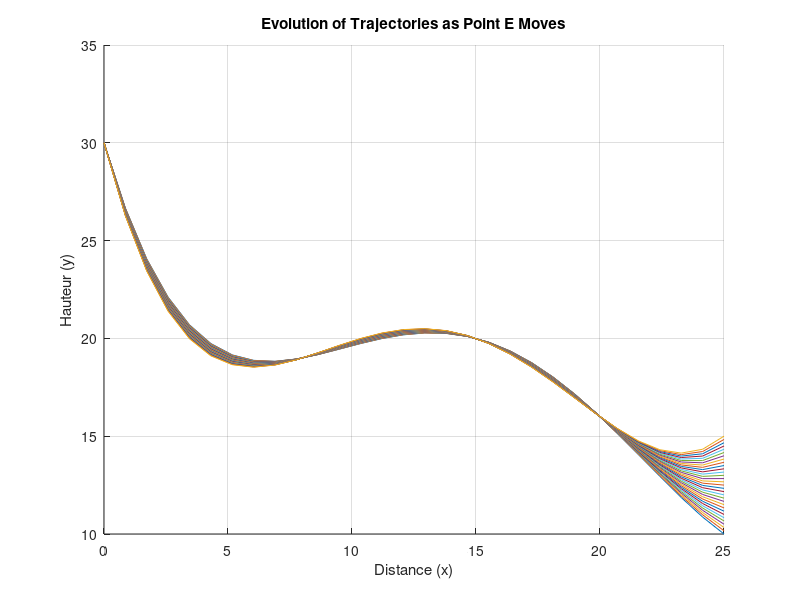
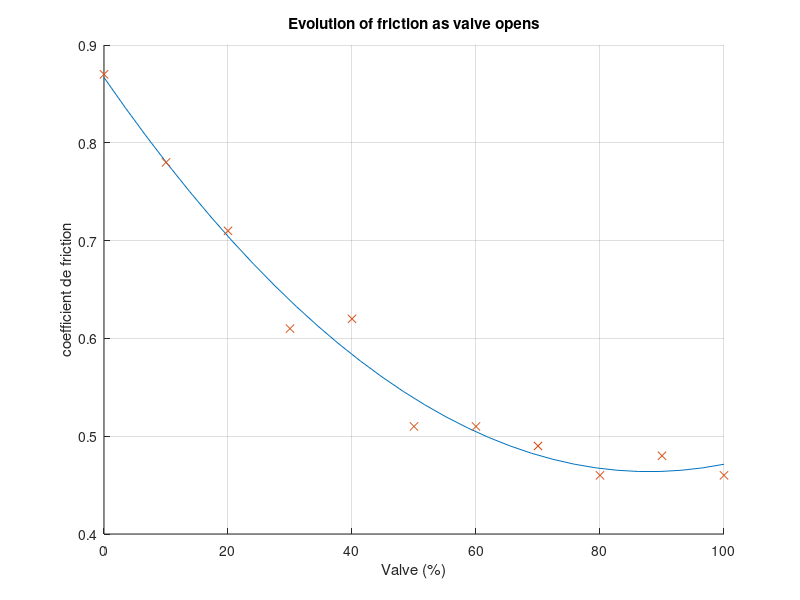
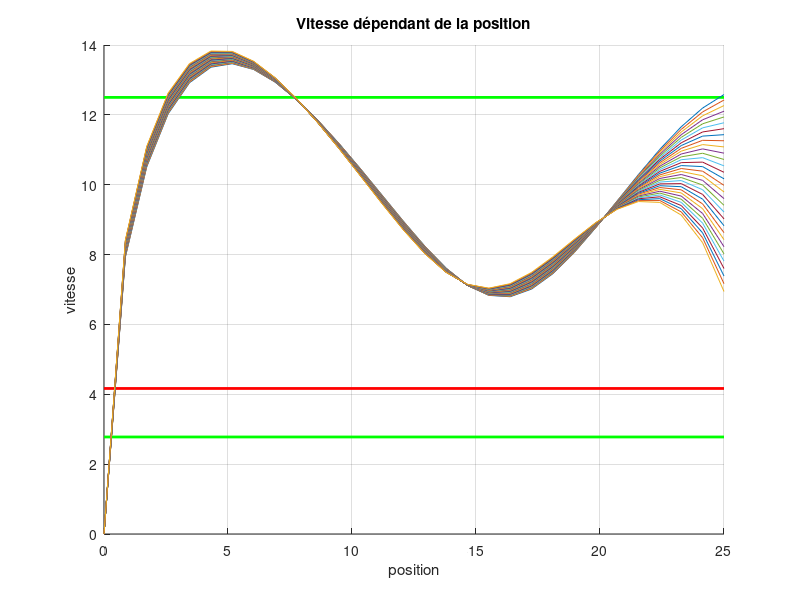

Recreate these plots in MATLAB, in order.
% s'assure que tout est reset à chaque run
clc;
close all;
clear all;
pkg load signal;

nbPlots = 30;
polynomeDegree = 4;

% − Valeur de 𝑦𝑓 (hauteur à la fin de la trajectoire au point E).
% − Coefficient de friction dynamique μ𝑓 choisi avec l’erreur RMS de l’approximation.
% − Vitesse finale du participant au point E, erreur dans cette vitesse causée par l’erreur RMS dans μ𝑓.
% − Graphique de la vitesse du participant le long de la trajectoire (en fonction de la coordonnée horizontale, x)
% − Graphique des données avec droite de lissage et son erreur quadratique / RMS ou sa corrélation.
% − Ouverture de la valve en % qui correspond au coefficient de friction selon le polynôme d’approximation.

yIni = 30;
m = 80;
g = 9.81;
mg = m * g;

A = [0, 30];
B = [8,19];
C = [15, 20];
D = [20, 16];
E = [25, 0];
listX = [A(1), B(1), C(1), D(1), E(1)];
p = zeros(nbPlots + 1, polynomeDegree + 1);

for i = 0:nbPlots
  E(2) = (10 + (i / (nbPlots / 5)));
  listY = [A(2), B(2), C(2), D(2), E(2)];
  p(i + 1, :) = polyfit(listX, listY, polynomeDegree);
endfor

disp("finished calculating polynomials");


xPoints = linspace(0, 25, nbPlots);
trajectoires = zeros(length(xPoints), nbPlots + 1);
derivatives = zeros(length(xPoints), nbPlots + 1);
angles = zeros(length(xPoints), nbPlots + 1);

figure; hold on; grid on;
title('Evolution of Trajectories as Point E Moves');
xlabel('Distance (x)'); ylabel('Hauteur (y)');

for i = 1:(nbPlots + 1)
    current_coeffs = p(i, :);

    height = polyval(current_coeffs, xPoints);

    trajectoires(:, i) = height;

    derivedp = polyder(current_coeffs);

    der = polyval(derivedp, xPoints);

    angles(:, i) = atan(der);

    derivatives(:, i) = der;

    % Plot it immediately to see the "fanning" effect
    plot(xPoints, height);
endfor

disp("finished calculating curves");
disp("finished calculating derived curves");

% friction time

figure; hold on; grid on;
title('Evolution of friction as valve opens');
xlabel('Valve (%)'); ylabel('coefficient de friction');

ouverture = [0 10 20 30 40 50 60 70 80 90 100];
muEmp = [0.87 0.78 0.71 0.61 0.62 0.51 0.51 0.49 0.46 0.48 0.46];
nbPlotsMu = length(ouverture);
xPoints = linspace(0, 100, nbPlots);

pMu = polyfit(ouverture, muEmp, 2);
muPlot = polyval(pMu, xPoints);
muTrajectoire = polyval(pMu, ouverture);
plot(xPoints, muPlot);
plot(ouverture, muEmp, 'x');

err = zeros(nbPlotsMu, 1);

disp("finished calculating friction curve");
disp(length(muTrajectoire));

%err(:, 1) = abs(muTrajectoire(1) - muEmp(1));
for i = 1:nbPlotsMu
  err(i) = muTrajectoire((ouverture(i) / 10) + 1) - muEmp(i);
endfor

disp(length(err));
% muErr = muErr = sqrt((1 / length(err)) * sum(err.^2));
muErr = rms(err)
disp(length(muErr));

disp("finished finding friction's imprecision");
disp(muErr);

%plot(xPoints, muTrajectoire - muErr(:));
%plot(xPoints, muTrajectoire + muErr(:));

% Vitesse time
%
% Eg = Ep + Ek + W
%
% friction = mu * mg * cos(angles) * x
%
% W = - integral(friction, 0, x)
%
% Ep = mg * trajectoires
%
% Ek = (mv²) / 2
%
% since m est partout on peut l'enlever. après quelques bougeages on en revient à
%
% v = sqrt(2g(yIni - trajectoire(x) - W(x)))

figure; hold on; grid on;
title('Vitesse dépendant de la position');
xlabel('position'); ylabel('vitesse');

kmhToMs = (1000/3600);
xValve = linspace(0, 100, nbPlots);
xPoints = linspace(0, 25, nbPlots);

x_lims = [0, xPoints(end)];


plot(x_lims, [45 * kmhToMs, 45 * kmhToMs], 'g', 'LineWidth', 2); % Green bar
plot(x_lims, [15 * kmhToMs, 15 * kmhToMs], 'r', 'LineWidth', 2); % red bar
plot(x_lims, [10 * kmhToMs, 10 * kmhToMs], 'g', 'LineWidth', 2); % Green bar

for i = 1:length(trajectoires)
  mu = 0.6192;
  height = trajectoires(:, i);
  angle = angles(:, i)';
  friction = mu * g * cos(angle);
  frictionMax = (mu + muErr) * g * cos(angle);
  frictionMin = (mu - muErr) * g * cos(angle);

  W = cumtrapz(xPoints(:), friction(:));
  WMax = cumtrapz(frictionMax(:), xPoints(:));
  WMin = cumtrapz(frictionMin(:), xPoints(:));

  % 3. Energy Balance: v = sqrt( 2 * (G_potential_loss - Work_loss) )
  % Height loss is (yIni - height)
  energy_balance = (g * (yIni - height(:))) - (W(:));

  % Ensure we don't take the square root of a negative (if friction stops the person)
  energy_balance(energy_balance < 0) = 0;

  v = sqrt(2 * energy_balance);

  plot(xPoints, v);
%  plot(xPoints, vMin .* msToKmh);
%  plot(xPoints, vMax .* msToKmh);
endfor
%}


